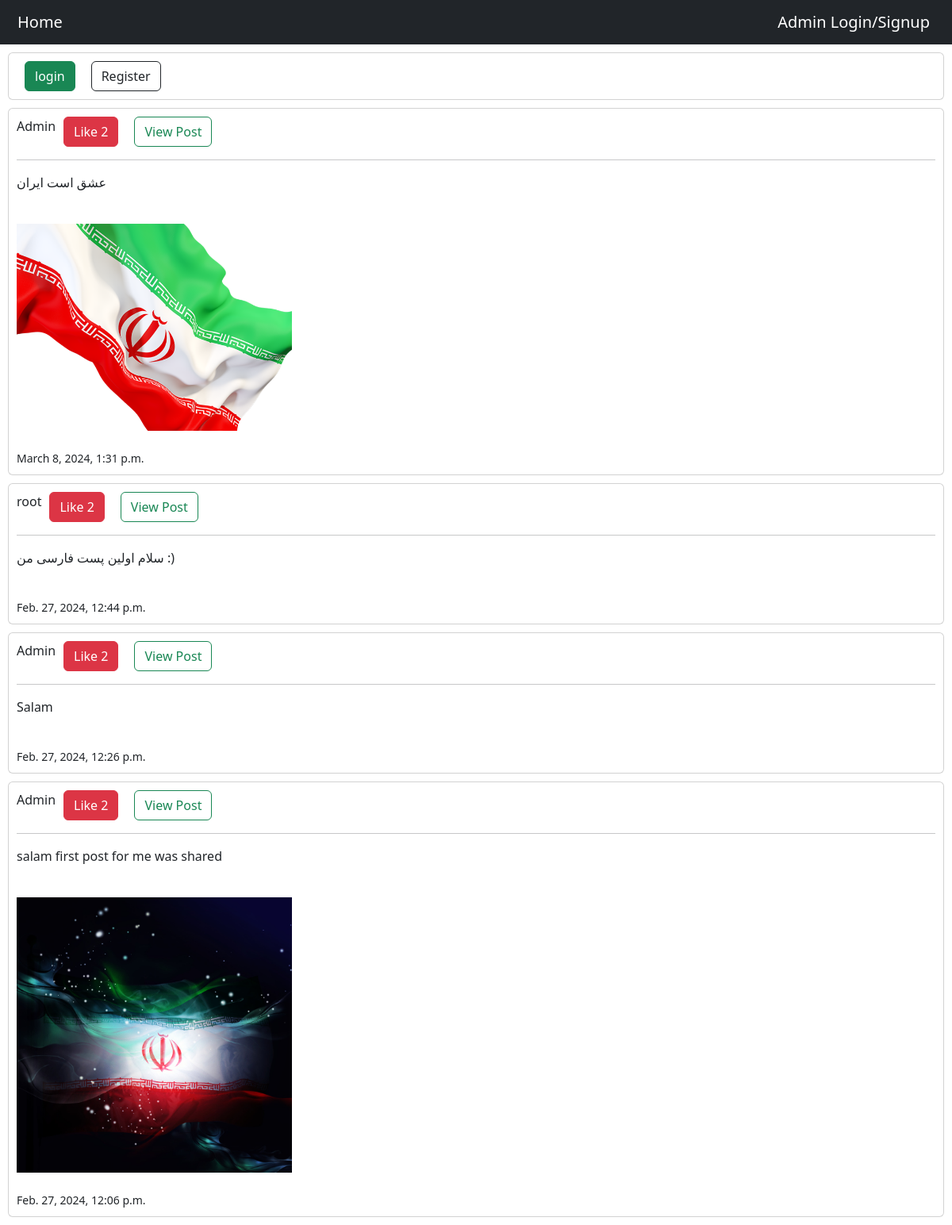
The page / on the database its author committed.
### Home/models.py (models this page shows, shortened)
class Post(models.Model):
    user = models.ForeignKey(User, on_delete=models.CASCADE, related_name='posts')
    body = models.TextField()
    slug = models.SlugField()
    title = models.CharField(max_length=100, null=True, blank=True)
    created = models.DateTimeField(auto_now_add=True)
    updated = models.DateTimeField(auto_now=True)
    post_image = models.ImageField(null=True)
    class Meta:
        ordering = ['-created']
    def likes_count(self):
        return self.pvotes.count()

### Home/views.py (the view)
# urls.py: path('', HomeView.as_view(), name='HomeURL'),
class HomeView(View):
    def get(self, request):
        posts = Post.objects.all()
        return render(request, 'Home/post.html', {'posts': posts})

### Home/Templates/Home/post.html (shortened to what this page needs)
{% extends 'base.html' %}
{% block postblock %}
    {% for post in posts %}
        <div class="card">
            <div class="card-group">
                <label>{{ post.user.username }}</label>
                {% if request.user.is_authenticated  %}
                    <a href="{% url 'Home:PostLike' post.id %}" class="btn btn-danger">Like {{ post.likes_count }}</a>
                    {% if post.user.username == request.user.username%}
                        <a href="{% url 'Home:EditPost' post.id %}" class="btn btn-warning">Edit</a>
                    {% endif %}
                {% else %}
                    <a class="btn btn-danger">Like {{ post.likes_count }}</a>
                {% endif %}
                <a class="btn btn-outline-success" href="{% url 'Home:post_detail' post.id %}">View Post</a>
            </div>
            <hr>
            <p>{{ post.body }}</p>
            {% if post.post_image.url != Null %}
                <br>
                <img width="30%" src="{{ post.post_image.url }}" />
            {% endif %}
            <br>
            <small>{{ post.created }}</small>
        </div>
    {% endfor %}
{% endblock %}

### Templates/base.html (style rules this page uses)
.card, .form { margin: 10px; padding: 10px; }
a { margin-left: 10px; margin-right: 10px; }

### rows shown on the page
Post: user.username "Admin", likes_count "2", body "عشق است ایران", post_image (picture), created "March 8, 2024, 1:31 p.m."
Post: user.username "root", likes_count "2", body "سلام اولین پست فارسی من :)", created "Feb. 27, 2024, 12:44 p.m."
Post: user.username "Admin", likes_count "2", body "Salam", created "Feb. 27, 2024, 12:26 p.m."
Post: user.username "Admin", likes_count "2", body "salam first post for me was shared", post_image (picture), created "Feb. 27, 2024, 12:06 p.m."
